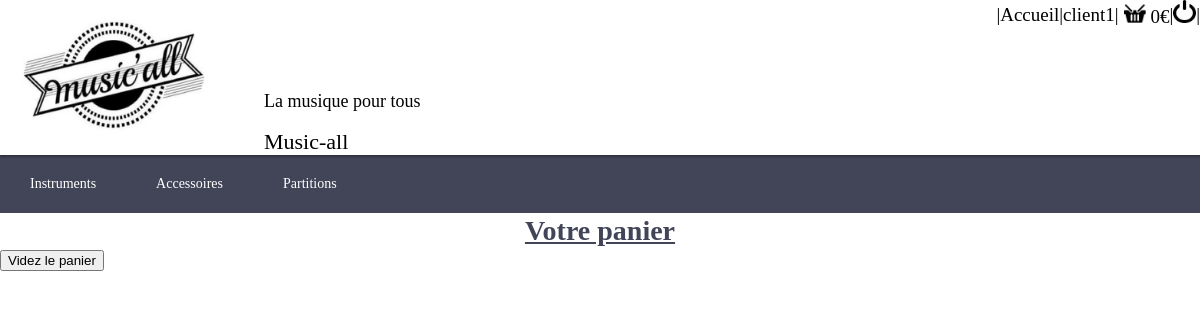
The app's page /controler/panier.controler.php?connect=client1, older data.
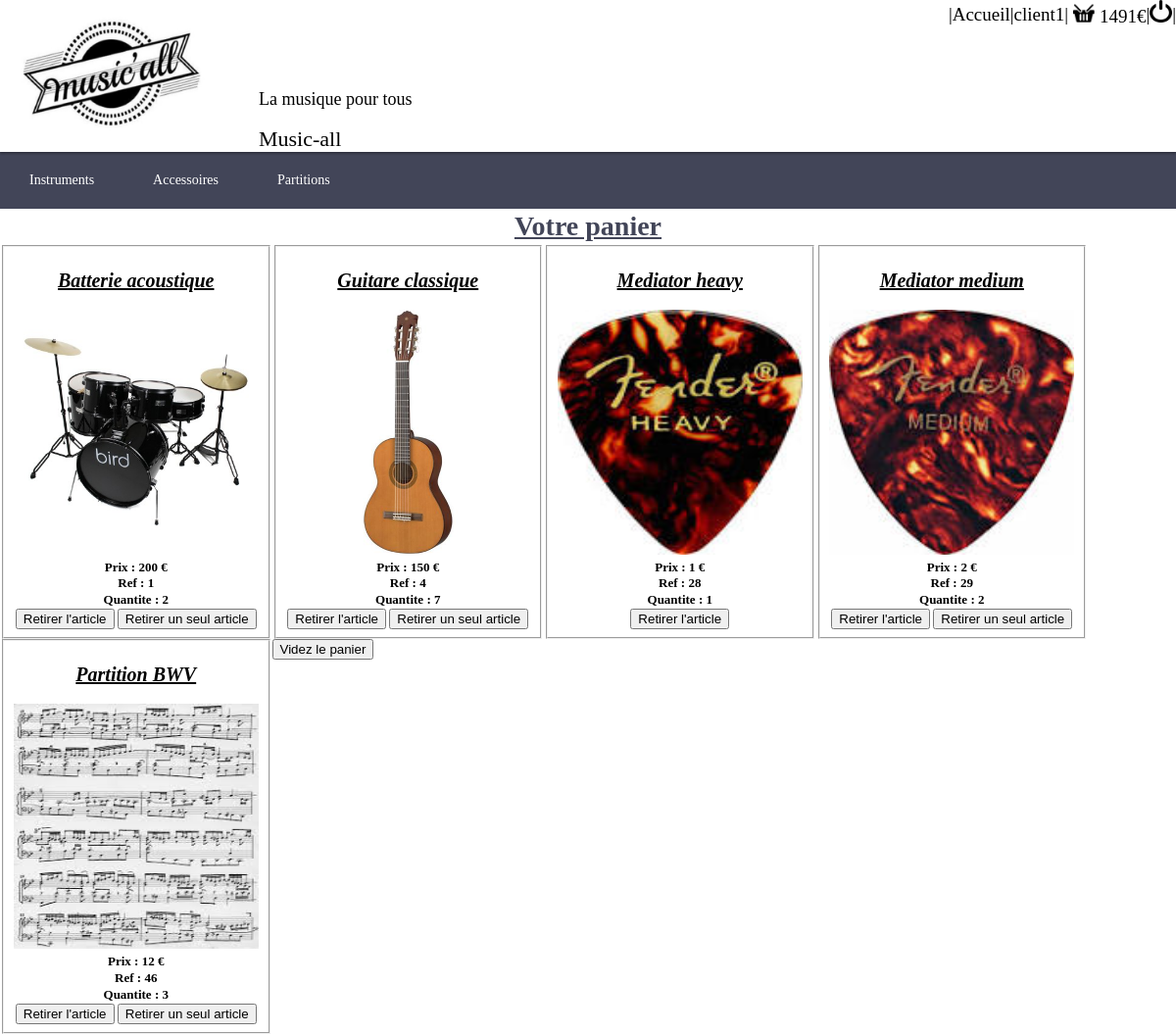
The same page, newer data.
### tables this page shows
CREATE TABLE panier(
	user TEXT REFERENCES utilisateur(username),
	ref INTEGER REFERENCES article(ref),
	categorie INTEGER REFERENCES article(categorie),
	quantite INTEGER,
	PRIMARY KEY(user,ref,categorie)
);

### controler/main.controler.php (called while the page is built, shortened)
<?php
require_once("../model/article.class.php");
require_once("../model/DAO.class.php");
  global $prixPanier;
  $database = new DAO();
  if((!isset($_GET['connect']))&&(!isset($connect))){
      global $connect;
      global $user;
      $prixPanier=0;
  }elseif((isset($_GET['connect']))&&($_GET['connect']!='')){
      global $user;
      $user=$_GET['connect'];
      $prixPanier=$database->getPrixPanier($user);
  }elseif((isset($connect))&&($connect)){
    $prixPanier=$database->getPrixPanier($user);
    $utilisateur = $database->getUtilisateur($user);
    $admin = $utilisateur->getType();
  }elseif((isset($_GET['connect']))&&($_GET['connect']=='')){
    global $connect;
    $connect=false;
    $prixPanier=0;
  }
  if (isset($_GET['categorie'])) {
    $categorie = $database->getCategorie($_GET['categorie']);
    $IDcategorie = $categorie->__get("id");
    if (isset($_POST['tri'])) {
      if ($_POST['tri'] == "nomA") {
        $articles = $database->triArticleNomAZ($IDcategorie);
      } else if ($_POST['tri'] == "nomZ"){
        $articles = $database->triArticleNomZA($IDcategorie);
      } else if ($_POST['tri'] == "prixc"){
        $articles = $database->triArticlePrixC($IDcategorie);
      } else if ($_POST['tri'] == "prixd") {
        $articles = $database->triArticlePrixD($IDcategorie);
      } else {
        $articles = $database->triArticleRef($IDcategorie);
      }
    } else {
      $articles = $database->triArticleRef($IDcategorie);
    }
    $nbelem = count($articles);
  } else {
    $nbelem = 0;
  }
  include("../View/pagePrincipale.view.php");
 ?>

### controler/panier.controler.php (called while the page is built, shortened)
<?php
require_once("../model/article.class.php");
require_once("../model/DAO.class.php");
$database = new DAO();
$user=$_GET["connect"];
if((isset($_GET["ref"]))&&(isset($_GET["cat"]))){
  global $cat;
  $ref=$_GET["ref"];
  $cat=$_GET["cat"];
  $database->ajoutezAuPanier($user,$ref,$cat);
}elseif((isset($_GET["retirer"]))&&($_GET["retirer"]=="all")) {
  $database->viderPanier($user);
  $affichepanier=true;
}elseif((isset($_GET["retirer"]))&&($_GET["retirer"]=="article")) {
  $ref=$_GET["ref"];
  $database->supprArticle($user,$ref);
  $affichepanier=true;
}elseif((isset($_GET["retirer"]))&&($_GET["retirer"]=="unarticle")) {
  $ref=$_GET["ref"];
  $database->supprunArticle($user,$ref);
  $affichepanier=true;
}else{
  $affichepanier=true;
}
$panier=$database->getPanier($user);
include("main.controler.php");
 ?>

### model/DAO.class.php (called while the page is built, shortened)
<?php
require_once("article.class.php");
    class DAO {
        private $db;
        private $database = 'sqlite:../model/data/musicall.db';
        function __construct() {
          try {
            $this->db = new PDO($this->database);
          } catch (PDOException $e) {
            die ("erreur de connexion :".$e->getMessage());
          }
        }
    function getArticleRef($ref): article {
      $commande =  'SELECT * FROM article WHERE ref="' . $ref . '"';
      $sth = $this->db->query($commande);
      $result = $sth->fetchAll(PDO::FETCH_CLASS|PDO::FETCH_PROPS_LATE,"article");
      return $result[0];
    }
    function getPanier($user){
      $commande =  'SELECT * FROM panier WHERE user="'.$user.'" ';
      $sth = $this->db->query($commande);
      $result = $sth->fetchAll(PDO::FETCH_ASSOC);
      return $result;
    }
    function getPrixPanier($user):int{
      $panier=$this->getPanier($user);
      $prixtot=0;
      foreach ($panier as $value) {
        $ref=$value['ref'];
        $article=$this->getArticleRef($ref);
        $prixarticle=($article->getPrix())*$value['quantite'];
        $prixtot=$prixtot+$prixarticle;
      }
      return $prixtot;
    }
}
 ?>

### model/article.class.php (called while the page is built, shortened)
<?php
class article{
 private $prix;
  function __get($name){
    return $this->$name;
}
  function getPrix(){
    return $this->prix;
  }
}
 ?>

### View/pagePrincipale.view.php (the view, shortened to what the changed rows need)
  <!DOCTYPE html>
<html lang="en" dir="ltr">
  <head>
    <link rel="stylesheet" href="../View/pagePrincipale.view.css">
  </head>
  <body>
      <header>
        <?php
          global $parametre;
          if($connect){
            $parametre="connect=".$user;
          }else{
            $parametre="connect=";
          }
          ?>
        <div class="MainMenu">
          <div class="MenuTot">
            <div class="MenuEste">
              <div class="col2">
                <div class="ligne1">
                  <div class="Panier">
                    <a href="panier.controler.php?<?php echo $parametre; ?>">
                      <img src="../View/models/panier.png" alt="panier" width="22" height="22">
                      <span class="prixPanier"><?=$prixPanier?>€</span>
                    </a>
                  </div>
                </div>
                <div class="ligne2">
                  <div class="slogan">
                    <h1 class="Titre">Music-all</h1>
                  </div>
                </div>
              </div>
          </div>
          </div>
      </div>
      </header>
      <?php if  ($nbelem != 0) {?>
      <div class="tris">
        <h1>Trier par :</h1>
        <FORM class="" action="../controler/main.controler.php?<?php echo $parametre; ?>&<?php if(isset($paracat)){echo $paracat;} ?>" method="post">
          <div class="">
            <label for="ref">Référence</label>
          <INPUT id="ref" type="radio" name="tri" value="référence">
          </div>
          <div class="">
            <label for="nomA">Nom A-Z</label>
          <INPUT id = "nomA" type="radio" name="tri" value="nomA">
          </div>
          <div class="">
            <label for="nomZ">Nom Z-A</label>
          <INPUT id = "nomZ" type="radio" name="tri" value="nomZ">
          </div>
          <div class="">
            <label for="prixc">Prix croissant</label>
          <INPUT id = "prixc" type="radio" name="tri" value="prixc">
          </div>
          <div class="">
            <label for="prixd">Prix décroissant</label>
          <INPUT id = "prixd" type="radio" name="tri" value="prixd">
          </div>
          <div class="bouton">
            <input type="submit" name="Valider" value="Valider">
            </div>
        </FORM>
      </div>
      <div class="listArt">
      <h1><?= $categorie->__get("nom") ?></h1>
      <br>
      <?php foreach($articles as $key => $value){   ?>
        <div class="ArticleCatalogue">
          <fieldset class="Art">
            <h2><?= $value->__get("libelle") ?></h2> <br>
            <img src="../View/models/<?= $value->__get("image") ?>" alt="<?=$value->__get("libelle")?>" height="300" width="300"/> <br>
            Informations complémentaires : <?= $value->__get("infoscompl") ?> <br>
            Prix : <?= $value->__get("prix") ?> €<br>
            Ref : <?= $value->__get("ref") ?> <br>
            <?php if($connect){?>
              <a href="panier.controler.php?<?php echo $parametre; ?>&ref=<?= $value->__get("ref")?>&cat=<?= $value->__get("categorie") ?>"> <img src="../View/models/panier.png" alt="AjoutezAuPanier" width="23" height="23"><input type="submit" name="" value="Ajoutez au panier"> </a>
            <?php }else{?>
              <a href="../View/pageConnexion.view.php?<?php if(isset($paracat)){echo $paracat;} ?>"><input type="submit" name="" value="Connectez vous !"></a>
            <?php } ?>
            <?php if ($admin==0) { ?>
              <form class="" action="main.controler.php?<?php echo $parametre; ?>&ref=<?php echo $value->__get("ref");?>&<?php if(isset($paracat)){echo $paracat;} ?>" method="post">
                <input type="number" name="prix" step=0.01 min=0.00 value=0.00>
                <input type="submit" name="changerPrix" value="Changer le prix">
              </form>
            <?php } ?>
        </fieldset>
          </div>
          <?php } ?>
        <?php }elseif (isset($affichepanier)&&$affichepanier) { ?>
          <div class="listPanier">
          <h1> Votre panier </h1>
          <?php foreach ($panier as $val) { $value=$database->getArticleRef($val["ref"]);?>
            <div class="ArticlePanier">
              <fieldset class="Article">
              <h2> <?= $value->__get("libelle") ?> </h2><br>
              <img src="../View/models/<?= $value->__get("image") ?>" alt="<?=$value->__get("libelle")?>" height="250" width="250"/> <br>
              Prix : <?= $value->__get("prix") ?> €<br>
              Ref : <?= $value->__get("ref") ?> <br>
              Quantite : <?= $val["quantite"]?> <br>
              <a href="panier.controler.php?<?php echo $parametre; ?>&retirer=article&ref=<?= $value->__get("ref")?>"><input type="submit" name="vider" value="Retirer l'article"> </a>
              <?php if ($val["quantite"]>1){ ?>
                <a href="panier.controler.php?<?php echo $parametre; ?>&retirer=unarticle&ref=<?= $value->__get("ref")?>"><input type="submit" name="vider" value="Retirer un seul article"> </a>
              <?php } ?>
            </fieldset>
            </div>
          <?php }  ?>
            </div>
        <?php }else{ ?>
          <img src="../View/models/accueil.jpg" alt="photo accueil" width="100%" height="75%">
        <?php } ?>
  </body>
</html>

Row changes from the older to the newer data that the page shows:
added panier: __get "Batterie acoustique", shows a picture, __get "200", __get "1", quantite "2"
added panier: __get "Guitare classique", shows a picture, __get "150", __get "4", quantite "7"
added panier: __get "Mediator heavy", shows a picture, __get "1", __get "28", quantite "1"
added panier: __get "Mediator medium", shows a picture, __get "2", __get "29", quantite "2"
added panier: __get "Partition BWV", shows a picture, __get "12", __get "46", quantite "3"
Text that changed along with them:
$prixPanier: "0" → "1491"
